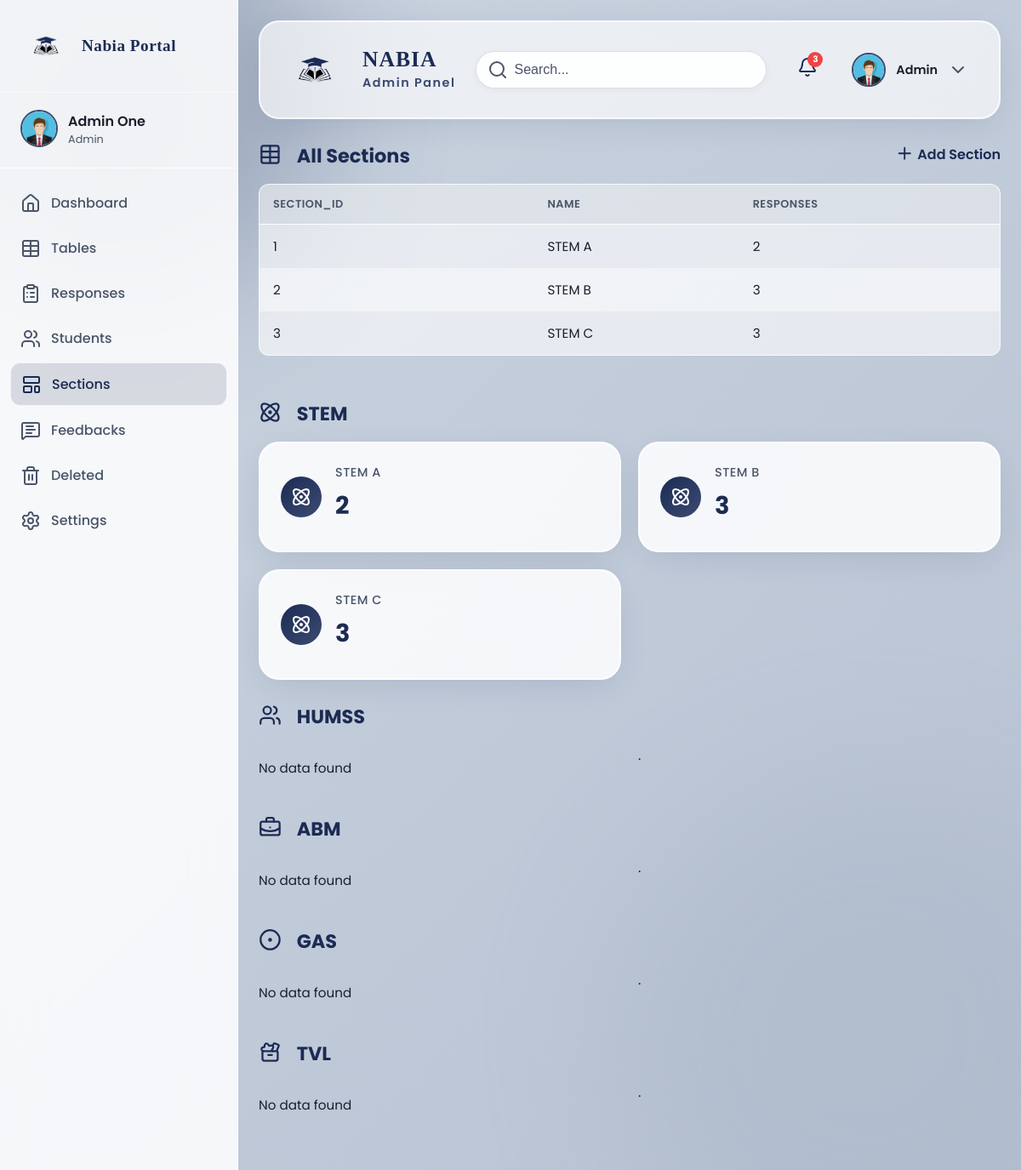
Screenshot of /survey/admin/index.php?page=sections (signed in) with the database file from the repository.
### tables this page shows
CREATE TABLE `section` (
  `section_id` int(11) NOT NULL,
  `name` varchar(255) NOT NULL,
  `section_count` int(11) NOT NULL DEFAULT 0,
  `created_at` datetime NOT NULL DEFAULT current_timestamp(),
  `updated_by` int(11) DEFAULT NULL,
  `deleted_by` int(11) DEFAULT NULL,
  `updated_at` datetime DEFAULT NULL ON UPDATE current_timestamp(),
  `deleted_at` datetime DEFAULT NULL ON UPDATE current_timestamp()
);

### survey/admin/helpers.php (the view, shortened to what this page needs)
<?php
function renderSectionHeader(string $icon, string $title, string $actionIcon=NULL, string $actionTitle=NULL): void
{
    echo "
        <div class=\"card-header title\">
            <h2 class=\"card-title\"><i data-lucide=\"{$icon}\" class=\"lucide-relative\"></i>{$title}</h2>";
    echo "</div>";
}
function renderSummaryCards(array $cards): void
{
    if (empty($cards)) { echo "<p>No data found</p>."; return; }
    foreach ($cards as $card) {
        echo "
            <div class=\"grid-item card summary-card\">
                <div class=\"summary-content\">
                    <div class=\"summary-icon\"><i data-lucide=\"{$card['icon']}\"></i></div>
                    <div class=\"summary-details\">
                        <h3>{$card['title']}</h3>
                        <p class=\"summary-value\">{$card['value']}</p>
                    </div>
                </div>
            </div>
        ";
    }
}
function renderTable(array $rows, string $icon=NULL, string $title=NULL, string $query=NULL, string $href=NULL, string $actionIcon=NULL, string $actionTitle=NULL): void
{
    if (!empty($icon) && !empty($title)) {
        echo "
            <div class=\"card-header title\">
                <h2 class=\"card-title\"><i data-lucide=\"{$icon}\" class=\"lucide-relative\"></i>{$title}</h2>";
                if (!empty($href) && !empty($actionIcon) && !empty($actionTitle)) { echo "<a href=\"{$href}\" class=\"card-action\"><i data-lucide=\"{$actionIcon}\" class=\"card-icon\"></i> {$actionTitle}</a>"; }
        echo "</div>";
    }
    echo "<div class=\"table-container\">";
    echo "<table class=\"table-alt\">";
    echo "<thead><tr>";
    foreach (array_keys($rows[0]) as $column) { echo "<th>" . htmlspecialchars($column) . "</th>"; }
    echo "</tr></thead>";
    echo "<tbody>";
    foreach ($rows as $row) {
        echo "<tr>";
        foreach ($row as $value) { echo "<td>" . htmlspecialchars((string) $value) . "</td>"; }
            echo "</tr>";
    }
    echo "</tbody>";
    echo "</table>";
    echo "</div><br>";
}
?>

### survey/admin/assets/css/styles.css (style rules this page uses)
:root { --univ-navy: #1c2b53; --univ-navy-soft: #3b4b72; --univ-black: #0a0a0a; --text-main: #1a202c; --text-muted: #4a5568; --glass-bg: rgba(255, 255, 255, 0.85); --glass-border: rgba(255, 255, 255, 0.7); --glass-input: rgba(255, 255, 255, 0.9); --shadow-soft: 0 10px 40px -10px rgba(28, 43, 83, 0.15); --radius-lg: 24px; --radius-md: 12px; --error: #ef4444; --error-light: rgba(239, 68, 68, 0.1); --success: #059669; --success-light: rgba(209, 250, 229, 0.9); }
*, *::before, *::after { box-sizing: border-box; }
html, body { width: 100%; height: 100%; max-width: 100%; overflow-x: hidden; }
body { font-family: 'Poppins', 'Segoe UI', Arial, sans-serif; margin: 0; padding: 0; background: linear-gradient(-45deg, #eef2f3, #d4dae2, #b0bbcf, #cbd5e0); background-size: 400% 400%; animation: gradientBG 15s ease infinite; color: var(--text-main); min-height: 100vh; }
p { font-size: 0.95rem; line-height: 1.7; color: var(--text-main); }
.lucide-relative { width: 1.2em; height: 1.2em; margin-right: 0.8em; position: relative; top: 0.2em; }

### survey/admin/assets/css/components.css (style rules this page uses)
.table-container { overflow-x: auto; -webkit-overflow-scrolling: touch; border-radius: 12px; background: rgba(255, 255, 255, 0.6); border: 1px solid var(--glass-border); }
.table-alt { width: 100%; border-collapse: collapse; font-size: 0.95rem; }
.table-alt th, .table-alt td { padding: 14px 16px; text-align: left; }
.table-alt th { font-weight: 600; color: var(--text-muted); text-transform: uppercase; font-size: 0.8rem; letter-spacing: 0.5px; background: rgba(28, 43, 83, 0.05); border-bottom: 1px solid var(--glass-border); }
.table-alt tbody tr:nth-child(even) { background: rgba(255, 255, 255, 0.4); }
.table-alt tbody tr:nth-child(odd) { background: transparent; }
.card { border: 2px solid var(--glass-border); border-radius: var(--radius-lg); padding: 24px; background: var(--glass-bg); backdrop-filter: blur(24px); -webkit-backdrop-filter: blur(24px); box-shadow: var(--shadow-soft); transition: all 0.4s ease; break-inside: avoid; overflow: hidden; }
.card-header { margin-bottom: 16px; display: flex; align-items: center; gap: 12px; }
.card-title { font-size: 1.4rem; font-weight: 700; color: var(--univ-navy); margin: 0; }
.card-icon { width: 1.4em; height: 1.4em; color: var(--univ-navy); vertical-align: middle; top: -0.16em; position: relative; }
.card-action { color: var(--univ-navy); text-decoration: none; font-weight: 600; transition: color 0.3s ease; }
.card-header.title { justify-content: space-between; }
.summary-card { grid-column: span 1; padding: 1.5rem; gap: 16px; display: flex; align-items: center; justify-content: space-between; }

### survey/admin/assets/css/charts.css (style rules this page uses)
.grid-item { grid-column: span 1; grid-row: span 1; width: 100%; }
.summary-content { display: flex; align-items: center; gap: 16px; width: 100%; }
.summary-icon { width: 48px; height: 48px; display: flex; align-items: center; justify-content: center; background: linear-gradient(135deg, var(--univ-navy), var(--univ-navy-soft)); border-radius: 50%; color: white; font-size: 1.5rem; }
.summary-details h3 { margin: 0; font-size: 0.9rem; font-weight: 500; color: var(--text-muted); text-transform: uppercase; letter-spacing: 0.5px; }
.summary-value { margin: 4px 0; font-size: 1.8rem; font-weight: 700; color: var(--univ-navy); }

### rows the page displays
section: section_id "1", name "STEM A", value "2"
section: section_id "2", name "STEM B", value "3"
section: value "3", name "STEM C"

### other values shown
$_SESSION['admin_data']['first_name'] "Admin"
$_SESSION['admin_data']['last_name'] "One"
$title "All Sections"
$actionTitle "Add Section"
$column "SECTION_ID"
$column "NAME"
$column "RESPONSES"
$title "STEM HUMSS ABM GAS TVL"
$card['title'] "STEM A"
$card['value'] "2"
$card['title'] "STEM B"
$card['value'] "3"
$card['title'] "STEM C"
